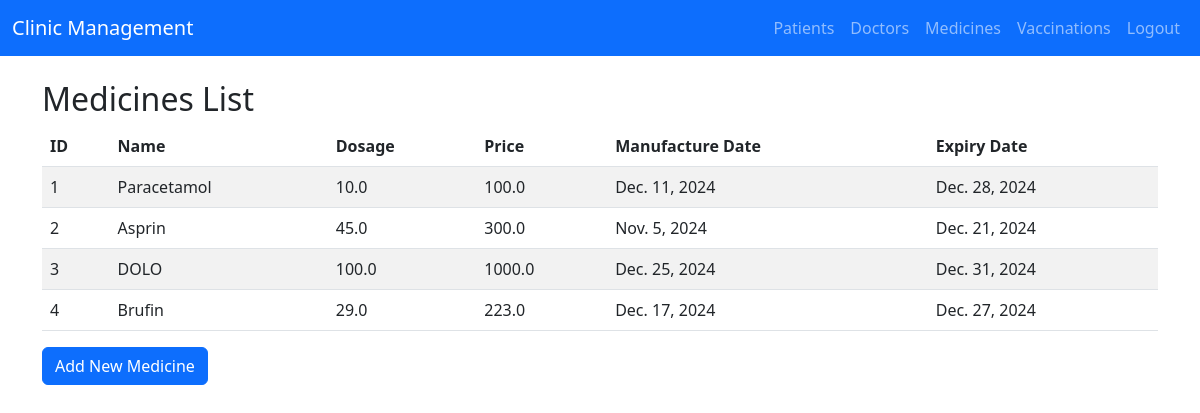
Screenshot of /medicines/ (signed in) with the database file from the repository.
### clinic/models.py (models this page shows)
class Medicine(models.Model):
    m_id = models.AutoField(primary_key=True)
    m_name = models.CharField(max_length=100)
    dosage = models.FloatField()
    manufacture_date = models.DateField(default="2024-01-01")
    expiry_date = models.DateField(default="2025-01-01")
    price = models.FloatField()

### clinic/views.py (the view)
# urls.py: path('medicines/', views.list_medicines, name='list_medicines'),
@login_required
def list_medicines(request):
    medicines = Medicine.objects.all()
    return render(request, 'clinic_management/medicines.html', {'medicines': medicines})

### clinic/Templates/clinic_management/medicines.html
{% extends 'clinic_management/base.html' %}
{% block content %}
<h2>Medicines List</h2>
<table class="table table-striped">
    <thead>
        <tr>
            <th>ID</th>
            <th>Name</th>
            <th>Dosage</th>
            <th>Price</th>
            <th>Manufacture Date</th>
            <th>Expiry Date</th>
        </tr>
    </thead>
    <tbody>
        {% for medicine in medicines %}
        <tr>
            <td>{{ medicine.m_id }}</td>
            <td>{{ medicine.m_name }}</td>
            <td>{{ medicine.dosage }}</td>
            <td>{{ medicine.price }}</td>
            <td>{{ medicine.manufacture_date }}</td>
            <td>{{ medicine.expiry_date }}</td>
        </tr>
        {% endfor %}
    </tbody>
</table>
<a href="/medicines/add/" class="btn btn-primary">Add New Medicine</a>
{% endblock %}

### rows the page displays
Medicine: m_id "1", m_name "Paracetamol", dosage "10.0", price "100.0", manufacture_date "Dec. 11, 2024", expiry_date "Dec. 28, 2024"
Medicine: m_id "2", m_name "Asprin", dosage "45.0", price "300.0", manufacture_date "Nov. 5, 2024", expiry_date "Dec. 21, 2024"
Medicine: m_id "3", m_name "DOLO", dosage "100.0", price "1000.0", manufacture_date "Dec. 25, 2024", expiry_date "Dec. 31, 2024"
Medicine: m_id "4", m_name "Brufin", dosage "29.0", price "223.0", manufacture_date "Dec. 17, 2024", expiry_date "Dec. 27, 2024"
